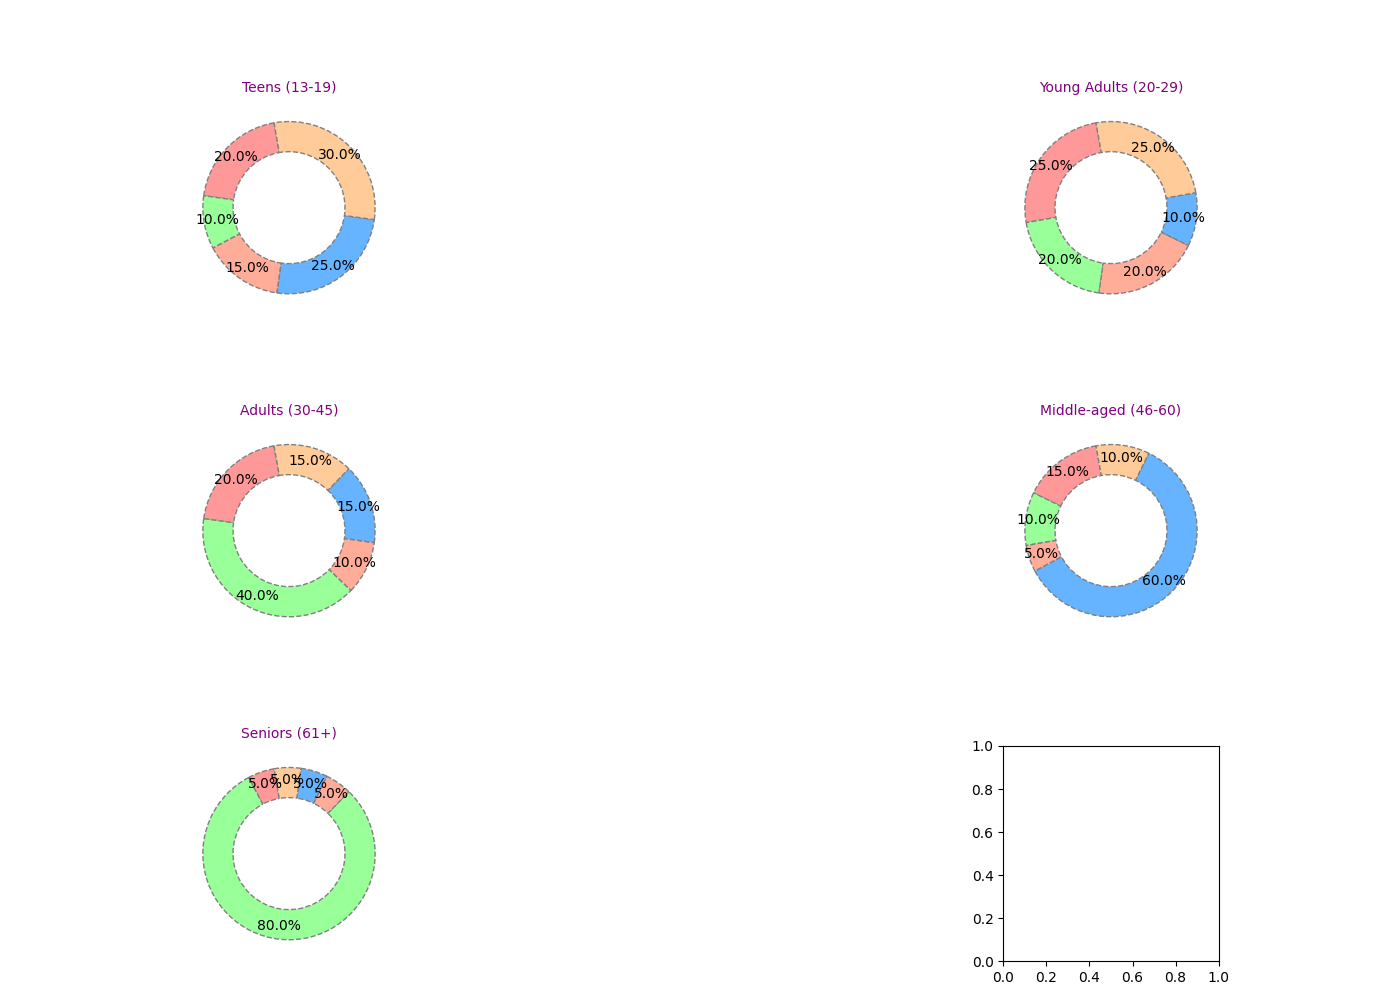

Recreate this plot in Python.
import matplotlib.pyplot as plt

age_groups = ['Teens (13-19)', 'Young Adults (20-29)', 'Adults (30-45)', 'Middle-aged (46-60)', 'Seniors (61+)']
platforms = ['Instagram', 'Snapchat', 'Facebook', 'TikTok', 'Twitter']

data_by_age_group = {
    "Teens (13-19)": [20, 10, 15, 25, 30],
    "Young Adults (20-29)": [25, 20, 20, 10, 25],
    "Adults (30-45)": [20, 40, 10, 15, 15],
    "Middle-aged (46-60)": [15, 10, 5, 60, 10],
    "Seniors (61+)": [5, 80, 5, 5, 5]
}

colors = ['#ff9999', '#99ff99', '#ffad99', '#66b3ff', '#ffcc99']

def make_autopct(values):
    def custom_autopct(pct):
        total = sum(values)
        val = int(round(pct * total / 100.0))
        return '{:.1f}%'.format(pct)
    return custom_autopct

fig, axs = plt.subplots(3, 2, figsize=(14, 10), subplot_kw=dict(aspect="equal"))

for ax, (group_name, data) in zip(axs.flatten(), data_by_age_group.items()):
    wedges, texts, autotexts = ax.pie(
        data, labels=None, autopct=make_autopct(data), startangle=100,
        colors=colors, pctdistance=0.85, wedgeprops=dict(width=0.35, edgecolor='gray', linestyle='--')
    )

    ax.set_title(group_name, fontsize=10, color='purple')

plt.tight_layout()
plt.subplots_adjust(top=0.9, hspace=0.5, wspace=0.5)
plt.show()
